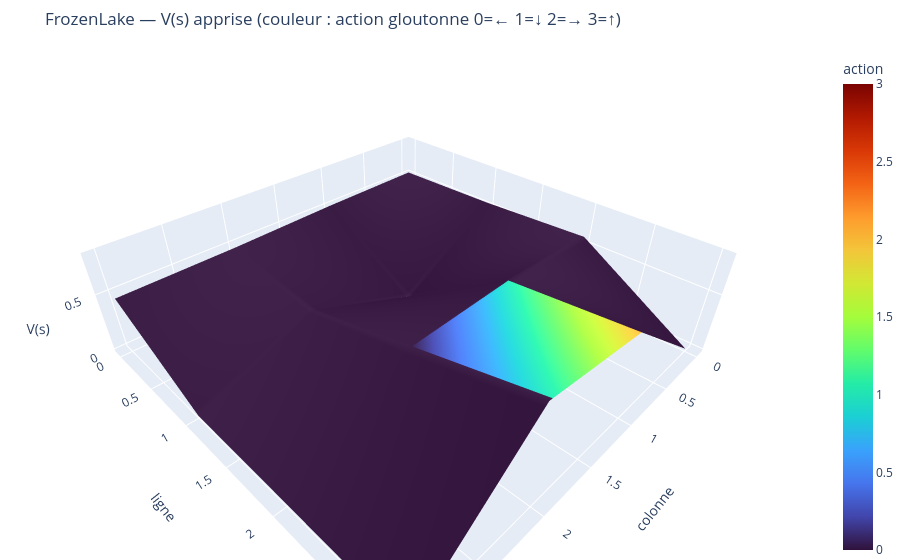

The notebook cell this image was saved under:
### Markdown cell above
**Paysage de valeur en 3D** : hauteur = $V(s) = \max_a Q(s, a)$ sur la grille 4×4, couleur = action gloutonne.
La valeur grimpe en approchant du but (coin bas-droit) et s'effondre sur les trous (valeur 0).

### Code cell
v_grid = q_table.max(axis=1).reshape(desc.shape)
a_grid = np.argmax(q_table, axis=1).reshape(desc.shape).astype(float)
a_grid[np.isin(desc, ["H", "G"])] = np.nan          # pas d'action sur les cases terminales
surface_3d(v_grid, "ex2_valeurs_3d", "FrozenLake — V(s) apprise (couleur : action gloutonne 0=← 1=↓ 2=→ 3=↑)",
           x=np.arange(4), y=np.arange(4), labels=("colonne", "ligne", "V(s)"),
           color=a_grid, colorscale="Turbo", colorbar_title="action")

### Figure 1 — Plotly figure (JSON) as saved in the notebook; plotly's stock layout.template omitted (floating-point values rounded to 4 significant figures)
{"data": [{"colorbar": {"title": {"text": "action"}}, "colorscale": [[0.0, "#30123b"], [0.07143, "#4145ab"], [0.1429, "#4675ed"], [0.2143, "#39a2fc"], [0.2857, "#1bcfd4"], [0.3571, "#24eca6"], [0.4286, "#61fc6c"], [0.5, "#a4fc3b"], [0.5714, "#d1e834"], [0.6429, "#f3c63a"], [0.7143, "#fe9b2d"], [0.7857, "#f36315"], [0.8571, "#d93806"], [0.9286, "#b11901"], [1.0, "#7a0402"]], "surfacecolor": [[0.0, 3.0, 3.0, 3.0], [0.0, NaN, 2.0, NaN], [3.0, 1.0, 0.0, NaN], [NaN, 2.0, 1.0, NaN]], "type": "surface", "x": [0, 1, 2, 3], "y": [0, 1, 2, 3], "z": [[0.5305, 0.5137, 0.4822, 0.4666], [0.5438, 0.0, 0.3715, 0.0], [0.5828, 0.6234, 0.579, 0.0], [0.0, 0.7077, 0.8212, 0.0]]}], "layout": {"height": 560, "margin": {"b": 0, "l": 0, "r": 0, "t": 50}, "scene": {"xaxis": {"title": {"text": "colonne"}}, "yaxis": {"title": {"text": "ligne"}}, "zaxis": {"title": {"text": "V(s)"}}}, "title": {"text": "FrozenLake — V(s) apprise (couleur : action gloutonne 0=← 1=↓ 2=→ 3=↑)"}}}
